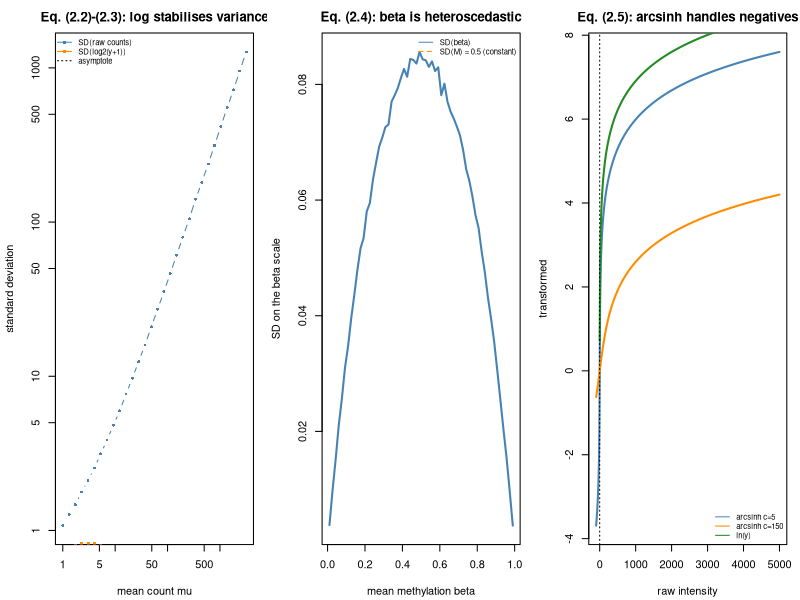

Reproduce this figure in R.
## ---- chunk 1
MODULE_NAME <- "02_data_structures_and_scales"
OUT <- file.path(Sys.getenv("STATS_OUT", unset = "results"), MODULE_NAME)
dir.create(OUT, recursive = TRUE, showWarnings = FALSE)
header <- function(txt) cat("\n", strrep("=", 72), "\n", txt, "\n",
                            strrep("=", 72), "\n", sep = "")
## ---- chunk 2
header("1. Asserting the alignment contract (2.1)")

new_assay_data <- function(assay, row_data, col_data) {
  ## A minimal SummarizedExperiment. The point is not the structure, it is the
  ## validate() call: alignment is checked on construction AND after subsetting.
  obj <- list(assay = assay, row_data = row_data, col_data = col_data)
  class(obj) <- "assay_data"
  validate_assay_data(obj)
}

validate_assay_data <- function(obj) {
  if (!identical(colnames(obj$assay), rownames(obj$col_data))) {
    stop("ALIGNMENT VIOLATION: assay columns != col_data rows.\n  assay: ",
         paste(head(colnames(obj$assay), 4), collapse = ", "),
         "\n  meta : ", paste(head(rownames(obj$col_data), 4), collapse = ", "))
  }
  if (!identical(rownames(obj$assay), rownames(obj$row_data))) {
    stop("ALIGNMENT VIOLATION: assay rows != row_data rows.")
  }
  obj
}

subset_samples <- function(obj, keep) {
  new_assay_data(obj$assay[, keep, drop = FALSE], obj$row_data,
                 obj$col_data[keep,, drop = FALSE])
}

set.seed(11)
genes <- sprintf("GENE%03d", 1:6)
samples <- sprintf("S%d", 1:8)
se <- new_assay_data(
  assay = matrix(rpois(48, 50), 6, 8, dimnames = list(genes, samples)),
  row_data = data.frame(chrom = rep(c("chr1", "chr2"), each = 3),
                        row.names = genes),
  col_data = data.frame(condition = rep(c("ctrl", "trt"), each = 4),
                        batch = rep(c("b1", "b1", "b2", "b2"), 2),
                        row.names = samples))
cat(sprintf("AssayData: %d features x %d samples\n",
            nrow(se$assay), ncol(se$assay)))
print(se$col_data)

sub <- subset_samples(se, c("S1", "S3", "S6"))
cat("\nAfter subsetting, metadata travels with the data:\n")
print(sub$col_data)

cat("\nNow the classic bug - metadata sorted, assay not:\n")
scrambled <- se
scrambled$col_data <- se$col_data[order(se$col_data$condition,
                                        decreasing = TRUE),, drop = FALSE]
res <- try(validate_assay_data(scrambled), silent = TRUE)
cat("  Caught before it could do damage:\n   ",
    strsplit(attr(res, "condition")$message, "\n")[[1]][1], "\n")
cat("\nRULE: assert eq. (2.1) at the top of every script and after every merge.\n")
cat("In R, `merge()` REORDERS rows by default - a very common source of this.\n")
## ---- chunk 3
header("2. Support -> natural model")
scale_table <- data.frame(
  Measurement = c("Read counts", "Counts out of N", "Log intensity",
                  "Methylation beta", "Relative abundance", "Time to event",
                  "Pathology grade"),
  Support = c("{0,1,2,...}", "{0..N}", "R", "[0,1]", "simplex", "[0,Inf) + censoring",
              "ordered categories"),
  Model = c("Poisson / negative binomial", "Binomial / beta-binomial", "Normal",
            "Beta / logit-normal", "Log-ratio / Dirichlet-mult.",
            "Survival / hazard", "Ordinal (proportional odds)"))
print(scale_table, row.names = FALSE)
## ---- chunk 4
header("3. log(y + c): delta-method prediction (2.3) vs simulation")

## NOTE R's parameterisation: rnbinom(n, mu =, size = ) where size = 1/phi.
nb_sample <- function(n, mu, phi) rnbinom(n, mu = mu, size = 1 / phi)
delta_var_log2 <- function(mu, phi, c) (mu + phi * mu^2) / ((mu + c)^2 * log(2)^2)

PHI <- 0.16   # typical human bulk RNA-seq dispersion (BCV = 0.4)
cat(sprintf("dispersion phi = %.2f  (asymptote phi/(ln2)^2 = %.4f)\n\n",
            PHI, PHI / log(2)^2))
cat(sprintf("%8s %5s %13s %11s %7s\n", "mu", "c", "delta (2.3)", "simulated", "ratio"))
set.seed(21)
for (mu in c(1, 5, 20, 100, 1000)) {
  for (cc in c(0.5, 1, 8)) {
    y <- nb_sample(2e5, mu, PHI)
    emp <- var(log2(y + cc))
    theo <- delta_var_log2(mu, PHI, cc)
    cat(sprintf("%8d %5.1f %13.4f %11.4f %7.2f\n", mu, cc, theo, emp, emp / theo))
  }
}
cat("\nRead the c=0.5 rows: at mu=1 the variance is ~10x the asymptote.\n")
cat("Small pseudocounts hugely inflate the variance of low-count features,\n")
cat("which is why you filter them (stats.md Topics 8, 20).\n")
## ---- chunk 5
header("4. beta vs M-values: heteroscedasticity (2.4)")
beta_to_m <- function(b, eps = 1e-6) { b <- pmin(pmax(b, eps), 1 - eps); log2(b / (1 - b)) }
m_to_beta <- function(m) 2^m / (2^m + 1)

set.seed(31)
cat(sprintf("%15s %10s %8s\n", "true mean beta", "SD(beta)", "SD(M)"))
for (target in c(0.02, 0.10, 0.30, 0.50, 0.70, 0.95)) {
  m_draws <- rnorm(5e4, log2(target / (1 - target)), 0.5)  # constant SD on M
  cat(sprintf("%15.2f %10.4f %8.4f\n", target, sd(m_to_beta(m_draws)), sd(m_draws)))
}
cat("\nSD on beta varies ~4x across the range; SD on M is constant by\n")
cat("construction. MODEL ON M, REPORT ON BETA (stats.md Topic 23).\n")
cat(sprintf("Round trip: M = 1.5 corresponds to beta = %.4f\n", m_to_beta(1.5)))
## ---- chunk 6
header("5. arcsinh with cofactor c (2.5)")
## R has no asinh-with-cofactor helper, so define it. Note base R DOES have
## asinh(), which handles negatives natively - unlike log().
arcsinh_transform <- function(y, cofactor) asinh(y / cofactor)

test_values <- c(-50, -5, 0, 1, 5, 50, 500, 5000)
cat(sprintf("%10s %12s %13s %11s\n", "raw", "asinh c=5", "asinh c=150", "log10(y)"))
for (v in test_values) {
  lg <- if (v > 0) sprintf("%.3f", log10(v)) else "undefined"
  cat(sprintf("%10.1f %12.3f %13.3f %11s\n",
              v, arcsinh_transform(v, 5), arcsinh_transform(v, 150), lg))
}
cat("\nc=5 is the CyTOF convention; c=150 typical for fluorescence flow.\n")
cat("arcsinh handles the negative values compensation produces.\n")
## ---- chunk 7
header("6. Closure manufactures correlations (2.6)-(2.7)")
set.seed(41)
D <- 5; n <- 3000
absolute <- sapply(c(3, 2.5, 2, 1.5, 1), function(m) rlnorm(n, m, 0.6))
relative <- absolute / rowSums(absolute)                    # closure (2.6)

corr_abs <- cor(absolute); corr_rel <- cor(relative)
off <- upper.tri(corr_abs)
cat(sprintf("Correlation among ABSOLUTE abundances (truth: independent):\n"))
cat(sprintf("  max |off-diagonal r| = %.3f\n", max(abs(corr_abs[off]))))
cat(sprintf("\nCorrelation among RELATIVE abundances (after closure):\n"))
cat(sprintf("  max |off-diagonal r| = %.3f\n", max(abs(corr_rel[off]))))
cat(sprintf("  mean off-diagonal r  = %+.3f  (negative!)\n", mean(corr_rel[off])))
cat("\nRow sums of the relative covariance matrix - eq. (2.7) predicts 0:\n  ")
cat(sprintf("%.2e ", rowSums(cov(relative))), "\n")
cat("\nEvery correlation you see in closed data was manufactured by the\n")
cat("constraint. This is why microbiome analysis needs log-ratios (Topic 26).\n")
## ---- chunk 8
png(file.path(OUT, "transformations.png"), width = 1300, height = 420, res = 110)
par(mfrow = c(1, 3), mar = c(4.2, 4.2, 2.5, 1))

set.seed(51)
mus <- 10^seq(0, 3.5, length.out = 30)
raw_sd <- sapply(mus, function(m) sd(nb_sample(2e4, m, PHI)))
log_sd <- sapply(mus, function(m) sd(log2(nb_sample(2e4, m, PHI) + 1)))
plot(mus, raw_sd, log = "xy", type = "b", pch = 16, cex = 0.6, col = "steelblue",
     xlab = "mean count mu", ylab = "standard deviation",
     main = "Eq. (2.2)-(2.3): log stabilises variance")
lines(mus, log_sd, type = "b", pch = 15, cex = 0.6, col = "darkorange")
abline(h = sqrt(PHI) / log(2), lty = 3)
legend("topleft", c("SD(raw counts)", "SD(log2(y+1))", "asymptote"),
       col = c("steelblue", "darkorange", "black"), lty = c(1, 1, 3),
       pch = c(16, 15, NA), bty = "n", cex = 0.7)

betas <- seq(0.01, 0.99, length.out = 60)
sd_beta <- sapply(betas, function(b) sd(m_to_beta(rnorm(4000, log2(b/(1-b)), 0.5))))
plot(betas, sd_beta, type = "l", lwd = 2, col = "steelblue",
     xlab = "mean methylation beta", ylab = "SD on the beta scale",
     main = "Eq. (2.4): beta is heteroscedastic")
abline(h = 0.5, col = "darkorange", lty = 2)
legend("topright", c("SD(beta)", "SD(M) = 0.5 (constant)"),
       col = c("steelblue", "darkorange"), lty = c(1, 2), bty = "n", cex = 0.7)

yy <- seq(-100, 5000, length.out = 2000)
plot(yy, asinh(yy / 5), type = "l", lwd = 2, col = "steelblue",
     xlab = "raw intensity", ylab = "transformed",
     main = "Eq. (2.5): arcsinh handles negatives")
lines(yy, asinh(yy / 150), lwd = 2, col = "darkorange")
lines(yy[yy > 0], log(yy[yy > 0]), lwd = 2, col = "forestgreen")
abline(v = 0, lty = 3)
legend("bottomright", c("arcsinh c=5", "arcsinh c=150", "ln(y)"),
       col = c("steelblue", "darkorange", "forestgreen"), lty = 1, bty = "n", cex = 0.7)
invisible(dev.off())
cat("\nFigure written to", file.path(OUT, "transformations.png"), "\n")
